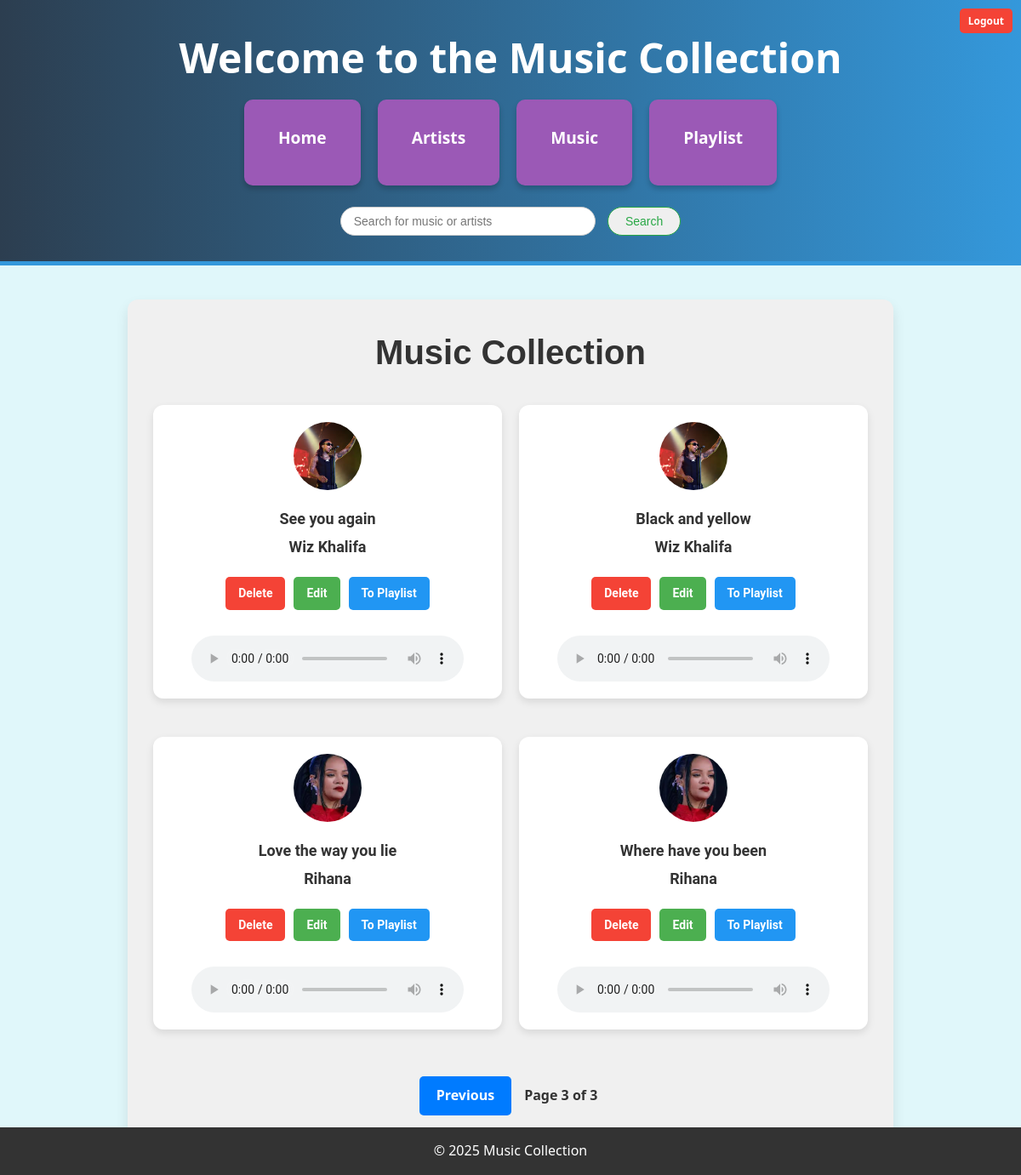
The app's page /index/?page=3 (signed in) with its own data.
### apps/music/models.py (models this page shows, shortened)
class Music(models.Model):
    user = models.ForeignKey(User, on_delete=models.SET_NULL , null=True , blank=True)
    title = models.CharField(max_length=255)
    release_date = models.DateField(blank=True, null=True)
    duration = models.DurationField(blank=True, null=True)  # For song duration
    artist = models.ForeignKey(Artist, on_delete=models.CASCADE, related_name="songs")
    album = models.CharField(max_length=255, blank=True, null=True)
    genre = models.CharField(max_length=100, blank=True, null=True)
    audio = models.FileField(upload_to='music_audio/', validators=[FileExtensionValidator(allowed_extensions=['mp3', 'wav'])], blank=True, null=True)

class Artist(models.Model):
    user = models.ForeignKey(User, on_delete=models.SET_NULL , null=True , blank=True)
    name = models.CharField(max_length=255)
    genre = models.CharField(max_length=100, blank=True, null=True)
    debut_date = models.DateField(blank=True, null=True)
    bio = models.TextField(blank=True, null=True)
    image = models.ImageField(upload_to='artist_images/', blank=True, null=True)

### apps/music/views.py (the view)
# urls.py: path('index/', index.as_view(), name='index'),
class index(LoginRequiredMixin, ListView):
    model = Music
    template_name = 'music/index.html'
    context_object_name = 'music_list'
    paginate_by = 6  # Show 6 items per page
    def get_queryset(self):
        return Music.objects.all()
    def get_context_data(self, **kwargs):
        context = super().get_context_data(**kwargs)
        music = Music.objects.all()
        paginator = Paginator(music, self.paginate_by)
        page_number = self.request.GET.get('page')
        page_obj = paginator.get_page(page_number)
        context['music_list'] = page_obj  # Pass paginated music list
        context['total_records'] = paginator.count  # Total music records
        context['total_pages'] = paginator.num_pages  # Total pages
        context['current_page'] = page_obj.number  # Current page
        context['has_previous'] = page_obj.has_previous()  # If previous page exists
        context['has_next'] = page_obj.has_next()  # If next page exists
        return context

### templates/music/index.html (shortened to what this page needs)
    {% extends 'base/base.html' %}
    {% block content %}
        <section class="music-section">
            <h2 class="section-title">Music Collection</h2>
            <ul class="music-list">
                {% for music in music_list %}
                    <li class="music-item">
                        {% if music.artist.image %}
                            <img src="{{ music.artist.image.url }}" alt="{{ music.artist.name }}" class="artist-image">
                        {% else %}
                            <span class="no-image">No image</span>
                        {% endif %}
                        <div class="music-details">
                            <a href="{% url 'music-detail' music.id %}" class="music-title">{{ music.title }}</a>
                            <a href="{% url 'artist-detail' music.artist.id %}" class="artist-name">{{ music.artist.name }}</a>
                        </div>
                        <div class="music-actions">
                            <a href="{% url 'delete' music.id %}" class="action-btn delete-btn">Delete</a>
                            <a href="{% url 'update' music.id %}" class="action-btn edit-btn">Edit</a>
                            <a href="{% url 'add_to_playlist' music.id user.id %}" class="action-btn playlist-btn">To Playlist</a>
                        </div>
                        {% if music.audio %}
                        <audio controls class="audio-player" onplay="pauseOtherAudio(this)">
                            <source src="{{ music.audio.url }}" type="audio/mpeg">
                        </audio>
                    {% else %}
                        <p class="no-audio">No audio available</p>
                    {% endif %}
                    </li>
                {% empty %}
                    <p class="no-music">No music records available.</p>
                {% endfor %}
            </ul>
            <div class="pagination">
                {% if has_previous %}
                    <a href="{% url 'index' %}?page={{ music_list.previous_page_number }}" class="pagination-btn">Previous</a>
                {% endif %}
                <span class="current-page">Page {{ current_page }} of {{ total_pages }}</span>
            </div>
        </section>
        <footer class="footer">
            <p>&copy; 2025 Music Collection</p>
        </footer>
    {% endblock %}

### static/css/style.css (style rules this page uses)
* { margin: 0; padding: 0; box-sizing: border-box; }
body { font-family: 'Segoe UI', Tahoma, Geneva, Verdana, sans-serif; background: #e0f7fa; color: #333; line-height: 1.6; }
section { margin: 40px auto; max-width: 900px; padding: 30px; background-color: white; border-radius: 12px; box-shadow: 0 8px 15px rgba(0, 0, 0, 0.1); transition: transform 0.3s ease; }
h2 { font-size: 2.5rem; margin-bottom: 30px; color: #2c3e50; text-align: center; font-weight: bold; }
ul { list-style-type: none; padding: 0; }
ul li { background: #9b59b6; border-radius: 10px; margin-bottom: 25px; padding: 20px; box-shadow: 0 4px 6px rgba(0, 0, 0, 0.2); transition: transform 0.3s ease, box-shadow 0.3s ease; }
ul li a { text-decoration: none; color: #fff; font-weight: bold; font-size: 1.3rem; display: block; margin-bottom: 10px; transition: color 0.3s ease; }
footer { text-align: center; padding: 20px; background-color: #2c3e50; color: white; position: fixed; width: 100%; bottom: 0; }
footer p { font-size: 1rem; }
.delete-btn { color: white; background-color: red; border-radius: 4px; padding: 6px 12px; font-size: 14px; text-decoration: none; display: inline-block; text-align: center; border: none; cursor: pointer; transition: background-color 0.3s ease; }

### templates/music/index.html (style rules this page uses)
.pagination { display: flex; justify-content: center; align-items: center; margin-top: 30px; }
.pagination-btn { padding: 10px 20px; margin: 0 5px; background-color: #007bff; color: white; text-decoration: none; border-radius: 5px; font-size: 16px; font-weight: bold; transition: background-color 0.3s ease, transform 0.3s ease; }
.current-page { font-size: 16px; font-weight: bold; margin: 0 10px; color: #333; }
.music-section { padding: 30px; background-color: #f0f0f0; }
.section-title { font-size: 2.5rem; color: #333; text-align: center; margin-bottom: 30px; font-family: 'Arial', sans-serif; }
.music-list { display: grid; grid-template-columns: repeat(auto-fill, minmax(280px, 1fr)); gap: 20px; list-style-type: none; padding: 0; margin: 0; }
.music-item { background-color: #fff; border-radius: 12px; box-shadow: 0 4px 10px rgba(0, 0, 0, 0.1); padding: 20px; display: flex; flex-direction: column; align-items: center; transition: all 0.3s ease; font-family: 'Roboto', sans-serif; }
.artist-image { width: 80px; height: 80px; border-radius: 50%; object-fit: cover; margin-bottom: 20px; transition: transform 0.3s ease; }
.music-details { text-align: center; margin-bottom: 15px; }
.music-title, .artist-name { font-size: 18px; font-weight: bold; text-decoration: none; color: #333; display: block; margin-bottom: 5px; transition: color 0.3s ease; }
.music-actions { display: flex; gap: 10px; margin-bottom: 10px; }
.action-btn { padding: 8px 15px; border-radius: 5px; text-decoration: none; font-size: 14px; font-weight: 600; color: white; transition: background-color 0.3s ease; display: inline-block; }
.delete-btn { background-color: #f44336; }
.edit-btn { background-color: #4caf50; }
.playlist-btn { background-color: #2196f3; }
.audio-player { width: 100%; max-width: 320px; margin-top: 10px; }
.footer { text-align: center; padding: 15px 0; background-color: #333; color: white; font-size: 14px; }
.footer p { margin: 0; }

### records on screen
Music: artist.image (picture), title "See you again", artist.name "Wiz Khalifa"
Music: artist.image (picture), title "Black and yellow", artist.name "Wiz Khalifa"
Music: artist.image (picture), title "Love the way you lie", artist.name "Rihana"
Music: artist.image (picture), title "Where have you been", artist.name "Rihana"

### other values on screen
{{ current_page }} "3"
{{ total_pages }} "3"
